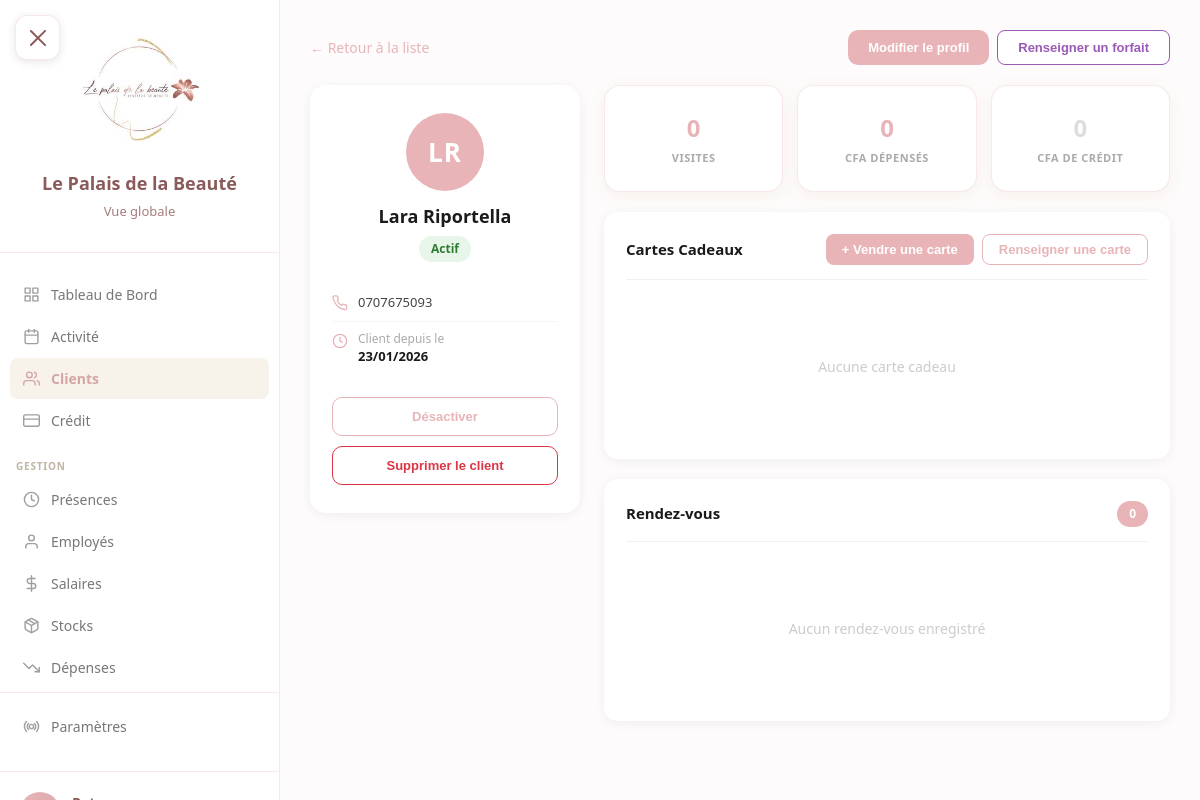
Page /clients/694/ (signed in) on the committed database.
### core/models.py (models this page shows, shortened)
class Client(models.Model):
    SEXE_CHOICES = [
        ('F', 'Femme'),
        ('H', 'Homme'),
    ]
    nom = models.CharField(max_length=100)
    prenom = models.CharField(max_length=100)
    telephone = models.CharField(max_length=20, unique=True)
    email = models.EmailField(blank=True, null=True)
    sexe = models.CharField(max_length=1, choices=SEXE_CHOICES, default='F')
    date_naissance = models.DateField(blank=True, null=True)
    date_creation = models.DateTimeField(auto_now_add=True)
    notes = models.TextField(blank=True, null=True)  # Observations / notes libres
    actif = models.BooleanField(default=True)
    class Meta:
        verbose_name = "Client"
        verbose_name_plural = "Clients"
        ordering = ['nom', 'prenom']
    def get_full_name(self):
        return f"{self.prenom} {self.nom}"
    def get_total_depense(self):
        from django.db.models import Sum
        total = Paiement.objects.filter(
            rendez_vous__client=self
        ).aggregate(Sum('montant'))['montant__sum'] or 0
        total += PaiementCredit.objects.filter(
            credit__client=self
        ).aggregate(Sum('montant'))['montant__sum'] or 0
        return total
    def get_nombre_visites(self):
        return RendezVous.objects.filter(client=self, statut='valide').count()
    def get_credit_total(self):
        from django.db.models import Sum
        return Credit.objects.filter(
            client=self,
            solde=False
        ).aggregate(Sum('reste_a_payer'))['reste_a_payer__sum'] or 0
    @property
    def credits_non_soldes(self):
        return Credit.objects.filter(client=self, solde=False).exists()

### core/views.py (the view, shortened to what this page needs)
# urls.py: path('clients/<int:pk>/', views.client_detail, name='client_detail'),
@login_required
def client_detail(request, pk):
    client = get_object_or_404(Client, pk=pk)
    rdv_raw = list(RendezVous.objects.filter(
        client=client, statut__in=['valide', 'planifie']
    ).select_related(
        'institut', 'prestation', 'employe'
    ).prefetch_related('paiements').order_by('-date', '-heure_debut')[:100])
    groupe_ids = [r.groupe_id for r in rdv_raw if r.groupe_id]
    if groupe_ids:
        membres_qs = RendezVous.objects.filter(
            groupe_id__in=groupe_ids, statut__in=['valide', 'planifie']
        ).select_related('prestation', 'employe').prefetch_related('paiements').order_by('heure_debut')
        groupes_dict = {}
        for m in membres_qs:
            groupes_dict.setdefault(m.groupe_id, []).append(m)
    else:
        groupes_dict = {}
    MODE_LABELS = {
        'especes': 'Espèces', 'carte': 'Carte', 'cheque': 'Chèque',
        'om': 'Orange Money', 'wave': 'Wave', 'carte_cadeau': 'Carte cadeau',
        'forfait': 'Forfait', 'offert': 'Offert',
    }
    seen_groupes = set()
    rendez_vous = []
    credits = client.credits.all().order_by('-date_creation')
    forfaits = ForfaitClient.objects.filter(
        client=client
    ).select_related('prestation', 'institut').prefetch_related('seances__rendez_vous').order_by(
        '-statut',  # actif en premier
        '-date_achat'
    )
    cartes_achetees = client.cartes_achetees.exclude(
        statut__in=['annulee', 'supprimee']
    ).select_related('beneficiaire', 'institut_achat').order_by('-date_achat')
    cartes_recues = client.cartes_recues.exclude(
        statut__in=['annulee', 'supprimee']
    ).exclude(acheteur=client).select_related('acheteur', 'institut_achat').order_by('-date_achat')
    instituts = Institut.objects.all().order_by('nom')
    from django.db.models import Q
    forfaits_disponibles = list(
        Prestation.objects.filter(Q(est_forfait=True) | Q(type_prestation='forfait'), actif=True)
        .select_related('famille')
        .order_by('famille__nom', 'nom')
        .values('id', 'nom', 'prix', 'nombre_seances', 'famille__nom')
    )
    ventes_produits = VenteProduit.objects.filter(
        client=client
    ).prefetch_related('lignes__produit').order_by('-date')
    return render(request, 'clients/fiche.html', {
        'client': client,
        'rendez_vous': rendez_vous,
        'credits': credits,
        'forfaits': forfaits,
        'forfaits_disponibles': forfaits_disponibles,
        'cartes_achetees': cartes_achetees,
        'cartes_recues': cartes_recues,
        'instituts': instituts,
        'total_depense': client.get_total_depense(),
        'nombre_visites': client.get_nombre_visites(),
        'credit_total': client.get_credit_total(),
        'ventes_produits': ventes_produits,
    })

### core/models.py (called while the page is built)
    def is_patron(self):
        return self.role == 'patron'

### templates/clients/fiche.html (shortened to what this page needs)
{% extends 'base.html' %}
{% block content %}
<div class="fiche-container">
    <div style="display: flex; justify-content: space-between; align-items: center; margin-bottom: 20px;">
        <a href="{% url 'core:clients_list' %}" class="back-btn" style="margin-bottom: 0;">← Retour à la liste</a>
        <div style="display:flex; gap:8px; flex-wrap:wrap; justify-content:flex-end;">
        {% if request.user.utilisateur.is_patron %}
        <button class="btn-profile btn-profile-primary" onclick="ouvrirModalModifier()"
                style="width: auto; padding: 9px 20px; font-size: 13px;">
            Modifier le profil
        </button>
        {% endif %}
        {% if request.user.utilisateur.is_patron or request.user.utilisateur.is_manager %}
        {% if forfaits_disponibles %}
        <button onclick="ouvrirModalRenseignerForfait()" style="padding: 9px 20px; background: white; color: #9b59b6; border: 1.5px solid #9b59b6; border-radius: 8px; font-size: 13px; font-weight: 600; cursor: pointer;">
            Renseigner un forfait
        </button>
        {% endif %}
        {% endif %}
        </div>
    </div>
    <div class="fiche-grid">
        <div class="profile-card">
            <div class="profile-avatar">
                {{ client.prenom|slice:":1" }}{{ client.nom|slice:":1" }}
            </div>
            <div class="profile-name">{{ client.get_full_name }}</div>
            {% if not client.actif %}
            <span class="profile-badge inactif">Inactif</span>
            {% elif client.credits_non_soldes %}
            <span class="profile-badge dette">Crédit en cours</span>
            {% else %}
            <span class="profile-badge actif">Actif</span>
            {% endif %}
            <div class="profile-info-list">
                <div class="profile-info-item">
                    <span class="profile-info-text">{{ client.telephone }}</span>
                </div>
                <div class="profile-info-item">
                    <svg class="profile-info-icon" viewBox="0 0 24 24" fill="none" stroke="currentColor" stroke-width="2">
                        <circle cx="12" cy="12" r="10"></circle>
                        <polyline points="12 6 12 12 16 14"></polyline>
                    </svg>
                    <div class="profile-info-text">
                        <div style="color: #aaa; font-size: 12px;">Client depuis le</div>
                        <div style="font-weight: 600; color: #1a1a1a;">{{ client.date_creation|date:"d/m/Y" }}</div>
                    </div>
                </div>
            </div>
            {% if request.user.utilisateur.is_patron %}
            <div class="profile-actions">
                <button class="btn-profile btn-profile-outline" onclick="changerStatut()">
                    {% if client.actif %}Désactiver{% else %}Activer{% endif %}
                </button>
                <button class="btn-profile" onclick="ouvrirModalSupprimer()"
                        style="background: white; color: #dc3545; border: 1.5px solid #dc3545;">
                    Supprimer le client
                </button>
            </div>
            {% endif %}
        </div>
        <div class="fiche-right">
            <div class="stats-row">
                <div class="stat-card">
                    <div class="stat-card-value">{{ nombre_visites }}</div>
                    <div class="stat-card-label">Visites</div>
                </div>
                <div class="stat-card">
                    <div class="stat-card-value">{{ total_depense|floatformat:0 }}</div>
                    <div class="stat-card-label">CFA dépensés</div>
                </div>
                {% if credit_total > 0 %}
                <div class="stat-card danger">
                    <div class="stat-card-value">{{ credit_total|floatformat:0 }}</div>
                    <div class="stat-card-label">CFA de crédit</div>
                </div>
                {% else %}
                <div class="stat-card">
                    <div class="stat-card-value" style="color: #ddd;">0</div>
                    <div class="stat-card-label">CFA de crédit</div>
                </div>
                {% endif %}
            </div>
            <div class="section-card">
                <div class="section-header">
                    <h2 class="section-title">Cartes Cadeaux</h2>
                    <div style="display:flex; gap:8px; flex-wrap:wrap;">
                        <button onclick="ouvrirModalVenteCarte()" style="padding: 7px 16px; background: var(--primary); color: white; border: none; border-radius: 8px; font-size: 13px; font-weight: 600; cursor: pointer;">
                            + Vendre une carte
                        </button>
                        {% if request.user.utilisateur.is_patron or request.user.utilisateur.is_manager %}
                        <button onclick="ouvrirModalRenseignerCarte()" style="padding: 7px 16px; background: white; color: var(--primary); border: 1.5px solid var(--primary); border-radius: 8px; font-size: 13px; font-weight: 600; cursor: pointer;">
                            Renseigner une carte
                        </button>
                        {% endif %}
                    </div>
                </div>
                {% if not cartes_achetees and not cartes_recues %}
                <div class="empty-state">Aucune carte cadeau</div>
                {% endif %}
            </div>
            <div class="section-card">
                <div class="section-header">
                    <h2 class="section-title">Rendez-vous</h2>
                    <span class="badge-count">{{ nombre_visites }}</span>
                </div>
                {% if rendez_vous %}
                <div class="rdv-list">
                    {% for rdv in rendez_vous %}
                    <div class="rdv-item">
                        <div>
                            <div class="rdv-date">
                                {{ rdv.date|date:"d/m/Y" }} à {{ rdv.heure_debut|time:"H:i" }}
                                <span class="rdv-institut">{{ rdv.institut.nom }}</span>
                                {% if rdv.statut == 'planifie' %}
                                <span style="display:inline-block;margin-left:6px;padding:1px 7px;background:#e8f4fd;color:#1a73e8;border-radius:10px;font-size:11px;font-weight:600;">À venir</span>
                                {% endif %}
                            </div>
                            <div class="rdv-detail">
                                {{ rdv.prestation_label }} · {{ rdv.employe_label }}
                            </div>
                            {% if rdv.modes_paiement_label and rdv.statut != 'planifie' %}
                            <div style="margin-top:3px;">
                                <span style="display:inline-block;padding:2px 8px;background:#f0ece5;color:#888;border-radius:8px;font-size:11px;font-weight:600;">{{ rdv.modes_paiement_label }}</span>
                            </div>
                            {% endif %}
                        </div>
                        <div class="rdv-amount">
                            {% if rdv.statut == 'planifie' %}
                                —
                            {% else %}
                                {{ rdv.montant_total|floatformat:0 }} CFA
                            {% endif %}
                        </div>
                    </div>
                    {% endfor %}
                </div>
                {% else %}
                <div class="empty-state">Aucun rendez-vous enregistré</div>
                {% endif %}
            </div>
        </div>
    </div>
</div>
{% endblock %}

### static/css/style.css (style rules this page uses)
.stat-card { background: white; padding: 24px; border-radius: 16px; border: 1px solid var(--border); box-shadow: 0 4px 15px rgba(212, 175, 122, 0.12); }
.empty-state { text-align: center; padding: 60px 20px; }

### rows in the picture
Client: prenom "L", nom "R", get_full_name "Lara Riportella", telephone "0707675093", date_creation "23/01/2026"

### other values in the picture
{{ nombre_visites }} "0"
{{ total_depense|floatformat:0 }} "0"
